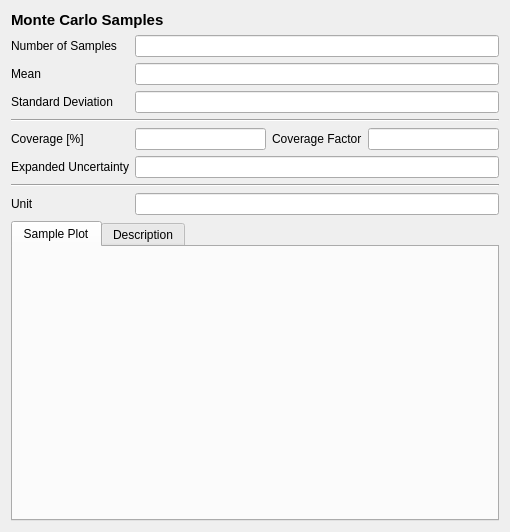
<?xml version="1.0" encoding="UTF-8"?>
<ui version="4.0">
 <class>MCControlWindow</class>
 <widget class="QWidget" name="MCControlWindow">
  <property name="geometry">
   <rect>
    <x>0</x>
    <y>0</y>
    <width>510</width>
    <height>532</height>
   </rect>
  </property>
  <property name="windowTitle">
   <string>Form</string>
  </property>
  <layout class="QGridLayout" name="gridLayout_2">
   <item row="0" column="0">
    <layout class="QGridLayout" name="grd_mcm_members">
     <item row="0" column="1">
      <layout class="QGridLayout" name="gridLayout_3">
       <item row="1" column="1">
        <widget class="QLabel" name="lbl_samples_n">
         <property name="text">
          <string>Number of Samples</string>
         </property>
        </widget>
       </item>
       <item row="7" column="1">
        <widget class="QLabel" name="lbl_exp_uncert">
         <property name="text">
          <string>Expanded Uncertainty</string>
         </property>
        </widget>
       </item>
       <item row="2" column="1">
        <widget class="QLabel" name="label_3">
         <property name="text">
          <string>Mean</string>
         </property>
        </widget>
       </item>
       <item row="3" column="2" colspan="3">
        <widget class="QLineEdit" name="txt_std"/>
       </item>
       <item row="5" column="2">
        <widget class="QLineEdit" name="txt_cov"/>
       </item>
       <item row="1" column="2" colspan="3">
        <widget class="QLineEdit" name="text_samples_n"/>
       </item>
       <item row="5" column="3">
        <widget class="QLabel" name="lbl_cov_factor">
         <property name="text">
          <string>Coverage Factor</string>
         </property>
        </widget>
       </item>
       <item row="2" column="2" colspan="3">
        <widget class="QLineEdit" name="txt_mean"/>
       </item>
       <item row="5" column="1">
        <widget class="QLabel" name="lbl_coverage">
         <property name="text">
          <string>Coverage [%]</string>
         </property>
        </widget>
       </item>
       <item row="8" column="1" colspan="4">
        <widget class="QFrame" name="frame_2">
         <property name="frameShape">
          <enum>QFrame::HLine</enum>
         </property>
         <property name="frameShadow">
          <enum>QFrame::Sunken</enum>
         </property>
        </widget>
       </item>
       <item row="9" column="2" colspan="3">
        <widget class="QLineEdit" name="txt_unit"/>
       </item>
       <item row="3" column="1">
        <widget class="QLabel" name="lbl_std">
         <property name="text">
          <string>Standard Deviation</string>
         </property>
        </widget>
       </item>
       <item row="4" column="1" colspan="4">
        <widget class="QFrame" name="frame">
         <property name="frameShape">
          <enum>QFrame::HLine</enum>
         </property>
         <property name="frameShadow">
          <enum>QFrame::Sunken</enum>
         </property>
        </widget>
       </item>
       <item row="5" column="4">
        <widget class="QLineEdit" name="txt_cov_factor"/>
       </item>
       <item row="9" column="1">
        <widget class="QLabel" name="lbl_unit">
         <property name="text">
          <string>Unit</string>
         </property>
        </widget>
       </item>
       <item row="7" column="2" colspan="3">
        <widget class="QLineEdit" name="lineEdit_3"/>
       </item>
       <item row="0" column="1" colspan="4">
        <widget class="QLabel" name="label">
         <property name="font">
          <font>
           <pointsize>11</pointsize>
           <bold>true</bold>
          </font>
         </property>
         <property name="text">
          <string>Monte Carlo Samples</string>
         </property>
        </widget>
       </item>
      </layout>
     </item>
    </layout>
   </item>
   <item row="1" column="0">
    <widget class="QTabWidget" name="tabWidget">
     <property name="currentIndex">
      <number>0</number>
     </property>
     <widget class="QWidget" name="tab_plot_area">
      <attribute name="title">
       <string>Sample Plot</string>
      </attribute>
      <layout class="QGridLayout" name="grd_plot_area"/>
     </widget>
     <widget class="QWidget" name="tab_description">
      <attribute name="title">
       <string>Description</string>
      </attribute>
      <layout class="QGridLayout" name="gridLayout_6">
       <item row="0" column="0">
        <layout class="QGridLayout" name="gridLayout_5">
         <item row="0" column="0">
          <widget class="QLabel" name="lbl_description">
           <property name="text">
            <string>Description</string>
           </property>
          </widget>
         </item>
         <item row="1" column="0">
          <widget class="QPlainTextEdit" name="txt_description">
           <property name="maximumSize">
            <size>
             <width>16777215</width>
             <height>250</height>
            </size>
           </property>
          </widget>
         </item>
        </layout>
       </item>
      </layout>
     </widget>
    </widget>
   </item>
  </layout>
 </widget>
 <resources/>
 <connections/>
</ui>
